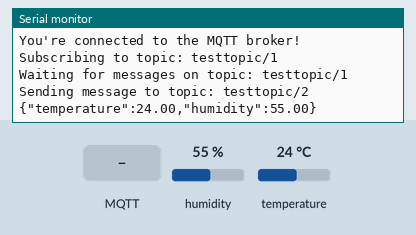
This sketch was run on a simulated ESP32. On the bench: the last lines printed to the serial monitor. The inputs (shaded band) are chosen by the test bench; at power-on: humidity 55 %, temperature 24 °C. WiFi joins after 1.5 s; servers stay silent unless stated; no MQTT or app messages arrive unless stated.

Above: at 6.2 s.
6.3 s: MQTT message "1" arrives on the first subscribed topic
At 6.7 s:
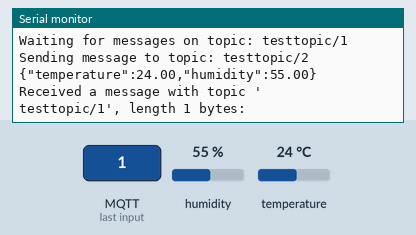
7.8 s: humidity set to 22 %
9.3 s: temperature set to 12 °C
At 10.6 s:
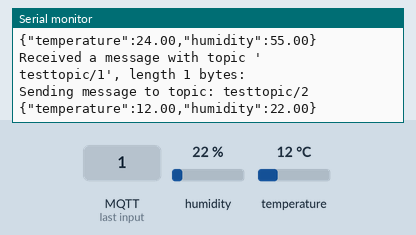
10.8 s: MQTT message "on" arrives on the first subscribed topic
At 11.3 s:
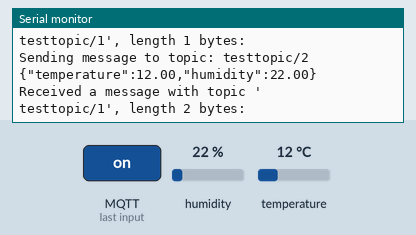

Measured:
- after the input at 6.3 s, the serial monitor: prints a new line at once (image 1)
- after the input at 9.3 s, the serial monitor: prints a new line after 0.79 s (image 2)
- after the input at 10.8 s, the serial monitor: prints a new line at once (image 3)

The sketch:

mqtt.ino
```cpp
#include <ArduinoMqttClient.h>
#include <WiFi.h>
#include "DHT.h"

#define DHTTYPE DHT11
#define DHTPIN 32
DHT dht(DHTPIN, DHTTYPE); //温湿度传感器引脚定义

char ssid[] = "wifissid";    // WiFi账号
char pass[] = "password";    // WiFi密码

WiFiClient wifiClient;
MqttClient mqttClient(wifiClient);

const char broker[] = "emqx.123roundlun.top";//mqtt物联网平台
int port = 1883;
const char pub_topic[] = "testtopic/2";//设备端发布消息主题
const char sub_topic[] = "testtopic/1";//设备端订阅消息主题
int d = 123;
const long interval = 5000; //间隔5秒上传温湿度数据
unsigned long previousMillis = 0;

void setup() {
  //Initialize serial and wait for port to open:
  Serial.begin(115200);
  dht.begin();
  while (!Serial) {
    ; // wait for serial port to connect. Needed for native USB port only
  }

  // attempt to connect to WiFi network:
  Serial.print("Attempting to connect to WPA SSID: ");
  Serial.println(ssid);
  while (WiFi.begin(ssid, pass) != WL_CONNECTED) {
    // failed, retry
    Serial.print(".");
    delay(5000);
  }
  Serial.println("You're connected to the network");
  Serial.println("连接成功,IP为：");
  Serial.println(WiFi.localIP()); //连接成功后打印ip
  WiFi.setAutoReconnect(true);// 设置当断开连接的时候自动重连
  WiFi.persistent(true);// 该方法设置将WiFi参数保存于Flash

  Serial.println();

  // You can provide a unique client ID, if not set the library uses Arduino-millis()
  // Each client must have a unique client ID
  mqttClient.setId("esp32");//mqttClientID

  // You can provide a username and password for authentication
  mqttClient.setUsernamePassword("esp32dht", "123123");//mqttUserName & Password

  Serial.print("Attempting to connect to the MQTT broker: ");
  Serial.println(broker);

  if (!mqttClient.connect(broker, port)) {
    Serial.print("MQTT connection failed! Error code = ");
    Serial.println(mqttClient.connectError());

    while (1);
  }

  Serial.println("You're connected to the MQTT broker!");
  Serial.println();

  // set the message receive callback
  mqttClient.onMessage(onMqttMessage);

  Serial.print("Subscribing to topic: ");
  Serial.println(sub_topic);
  Serial.println();

  // subscribe to a topic
  mqttClient.subscribe(sub_topic);

  // topics can be unsubscribed using:
  // mqttClient.unsubscribe(topic);

  Serial.print("Waiting for messages on topic: ");
  Serial.println(sub_topic);
  Serial.println();
}

void loop() {
  mqttClient.poll();
  // to avoid having delays in loop, we'll use the strategy from BlinkWithoutDelay
  // see: File -> Examples -> 02.Digital -> BlinkWithoutDelay for more info
  unsigned long currentMillis = millis();
  if (currentMillis - previousMillis >= interval) {
    // save the last time a message was sent
    previousMillis = currentMillis;

    // send message, the Print interface can be used to set the message contents
    mqttClient.beginMessage(pub_topic);

    //发布温湿度信息
    Pub_DHT();
    mqttClient.endMessage();

    Serial.println();

  }
}

//回调函数
void onMqttMessage(int messageSize) {
  String inputString="";
  // we received a message, print out the topic and contents
  Serial.println("Received a message with topic '");
  Serial.print(mqttClient.messageTopic());
  Serial.print("', length ");
  Serial.print(messageSize);
  Serial.println(" bytes:");
  Serial.println();
}

void Pub_DHT() {
  Serial.print("Sending message to topic: ");
  Serial.println(pub_topic);
  float t = dht.readTemperature();
  float h = dht.readHumidity();
  mqttClient.print("{\"deviceSn\":");
  mqttClient.print(d);
  mqttClient.print(',');
  mqttClient.print("\"tem\":");
  mqttClient.print(t);
  mqttClient.print(',');
  mqttClient.print("\"hum\":");
  mqttClient.print(h);
  mqttClient.print('}');

  Serial.print("{\"temperature\":");
  Serial.print(t);
  Serial.print(',');
  Serial.print("\"humidity\":");
  Serial.print(h);
  Serial.print('}');
  Serial.println();
}
```
